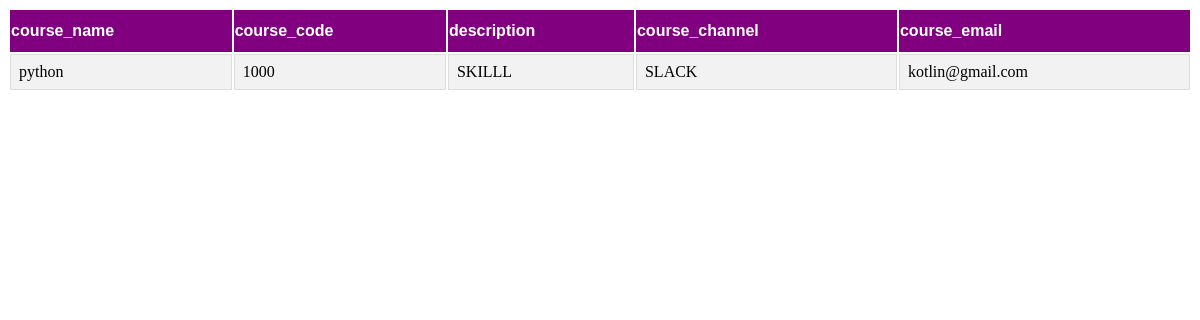
Screenshot of /course/course_list/ with the database file from the repository.
### course/models.py (models this page shows)
class Course(models.Model):
    course_name=models.CharField(max_length=20)
    course_code=models.CharField(max_length=6)
    trainer_id=models.CharField(max_length=6)
    description=models.CharField(max_length=30)
    syllabus=models.CharField(max_length=12)
    course_channel=models.CharField(max_length=15)
    course_email=models.EmailField()

### course/views.py (the view)
# urls.py: path("course_list/",course_list,name="course_list"),
def course_list(request):
     courses=Course.objects.all()
     return render(request,"course_list.html",{"courses":courses})

### course/templates/course_list.html (shortened to what this page needs)
<!DOCTYPE html>
<html lang="en">
<head>
</head>
<body>
    <table class="table">
        <tr>
          <th>course_name</th>
          <th>course_code</th>
          <th>description</th>
          <th>course_channel</th>
          <th>course_email</th>
        </tr>
        {% for course in courses %}
        <tr>
        <td>{{course.course_name}}</td>
        <td>{{course.course_code}}</td>
         <td> {{course.description}}</td>
         <td>{{course.course_channel}}</td>
         <td>{{course.course_email}}</td>
    </tr>
    {% endfor %}
    </table>
</body>
</html>

### course/templates/course_list.html (style rules this page uses)
.table { width: 100%; }
.table td, #table th { border: 1px solid #ddd; padding: 8px; }
.table tr:nth-child(even) { background-color: #F2F2F2; }
.table th { padding-top: 12px; padding-bottom: 12px; text-align: left; background-color: purple; color: white; font-family:sans-serif; }

### rows the page displays
Course: course_name "python", course_code "1000", description "SKILLL", course_channel "SLACK", course_email "kotlin@gmail.com"
